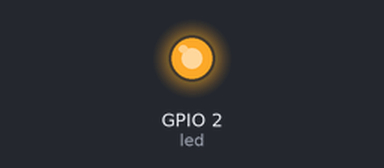
Bench run of a program on a simulated ESP8266 board running MicroPython. On the bench: output pins drawn as LEDs (lit = HIGH, except the on-board LED, lit = LOW). What the program prints to the serial console is not drawn. At 39.7 s the program stops and its outputs stay as they are.

Above: at 0.05 s.
At 1.8 s:
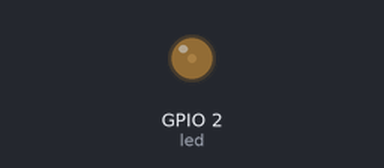
At 2.65 s:
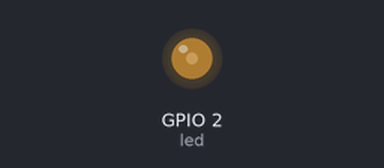
At 3.55 s:
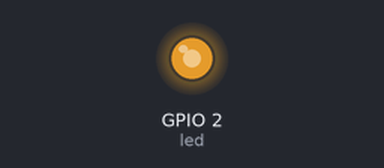
Timing chart, 0 to 9.1 s (numbered marks = the images above):
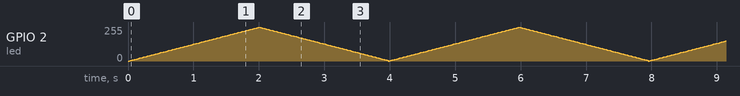

The program:

pwmExerciseSol.py
```python
# (licence header left out)
from machine import Pin,PWM
import utime

# sends a cycle of light intensities on a triangular curve
def intensityCycle(duration,resolution):
    for i in range(0,resolution-1):
        brightness = 1023/resolution * i
#        print(brightness)
        pwmLED.duty(round(brightness))
        utime.sleep_ms(duration)

    for i in range(0,resolution-1):
        brightness = 1023 - 1023/resolution*i
#        print(brightness)
        pwmLED.duty(round(brightness))
        utime.sleep_ms(duration)

print("Changing the light intensity on the built-in LED using PWM")
print("Program written for the workshop on IoT at the")
print("African Internet Summit 2019")
print("Copyright: U.Raich")
print("Released under the Gnu Public License")

led = Pin(2)
pwmLED = PWM(led)
pwmLED.freq(1000)      # PWM at 1 kHz

for i in range(0,10):
    intensityCycle(20,100)
pwmLED.duty(0)
```
